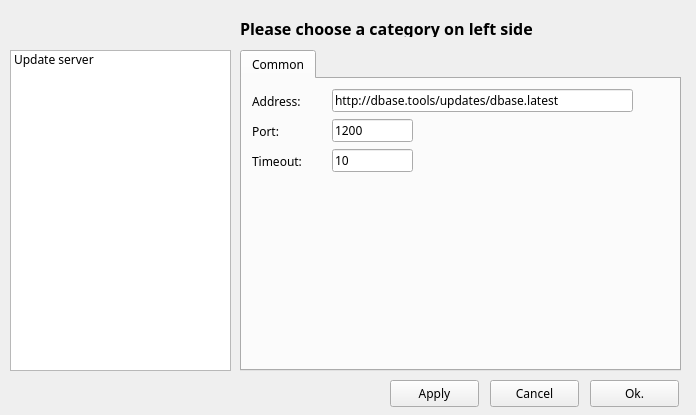
<?xml version="1.0" encoding="UTF-8"?>
<ui version="4.0">
 <class>SettingsWidget</class>
 <widget class="QWidget" name="SettingsWidget">
  <property name="geometry">
   <rect>
    <x>0</x>
    <y>0</y>
    <width>696</width>
    <height>415</height>
   </rect>
  </property>
  <property name="font">
   <font>
    <family>Sans Serif</family>
   </font>
  </property>
  <property name="windowTitle">
   <string>dBase Settings</string>
  </property>
  <widget class="QPushButton" name="pushButton">
   <property name="geometry">
    <rect>
     <x>390</x>
     <y>380</y>
     <width>89</width>
     <height>27</height>
    </rect>
   </property>
   <property name="text">
    <string>Apply</string>
   </property>
  </widget>
  <widget class="QPushButton" name="pushButton_2">
   <property name="geometry">
    <rect>
     <x>490</x>
     <y>380</y>
     <width>89</width>
     <height>27</height>
    </rect>
   </property>
   <property name="text">
    <string>Cancel</string>
   </property>
  </widget>
  <widget class="QPushButton" name="pushButton_3">
   <property name="geometry">
    <rect>
     <x>590</x>
     <y>380</y>
     <width>89</width>
     <height>27</height>
    </rect>
   </property>
   <property name="text">
    <string>Ok.</string>
   </property>
  </widget>
  <widget class="QLabel" name="label">
   <property name="geometry">
    <rect>
     <x>240</x>
     <y>20</y>
     <width>421</width>
     <height>17</height>
    </rect>
   </property>
   <property name="font">
    <font>
     <pointsize>12</pointsize>
     <weight>75</weight>
     <bold>true</bold>
    </font>
   </property>
   <property name="text">
    <string>Please choose a category on left side</string>
   </property>
  </widget>
  <widget class="QListWidget" name="listWidget">
   <property name="geometry">
    <rect>
     <x>10</x>
     <y>50</y>
     <width>221</width>
     <height>321</height>
    </rect>
   </property>
   <item>
    <property name="text">
     <string>Update server</string>
    </property>
   </item>
  </widget>
  <widget class="QTabWidget" name="tabWidget">
   <property name="geometry">
    <rect>
     <x>240</x>
     <y>50</y>
     <width>441</width>
     <height>321</height>
    </rect>
   </property>
   <property name="currentIndex">
    <number>0</number>
   </property>
   <widget class="QWidget" name="tab">
    <attribute name="title">
     <string>Common</string>
    </attribute>
    <widget class="QLabel" name="label_2">
     <property name="geometry">
      <rect>
       <x>10</x>
       <y>14</y>
       <width>64</width>
       <height>17</height>
      </rect>
     </property>
     <property name="text">
      <string>Address:</string>
     </property>
    </widget>
    <widget class="QLineEdit" name="lineEdit">
     <property name="geometry">
      <rect>
       <x>90</x>
       <y>10</y>
       <width>301</width>
       <height>23</height>
      </rect>
     </property>
     <property name="text">
      <string>http://dbase.tools/updates/dbase.latest</string>
     </property>
    </widget>
    <widget class="QLabel" name="label_3">
     <property name="geometry">
      <rect>
       <x>10</x>
       <y>44</y>
       <width>64</width>
       <height>17</height>
      </rect>
     </property>
     <property name="text">
      <string>Port:</string>
     </property>
    </widget>
    <widget class="QLineEdit" name="lineEdit_2">
     <property name="geometry">
      <rect>
       <x>90</x>
       <y>40</y>
       <width>81</width>
       <height>23</height>
      </rect>
     </property>
     <property name="text">
      <string>1200</string>
     </property>
    </widget>
    <widget class="QLineEdit" name="lineEdit_3">
     <property name="geometry">
      <rect>
       <x>90</x>
       <y>70</y>
       <width>81</width>
       <height>23</height>
      </rect>
     </property>
     <property name="text">
      <string>10</string>
     </property>
    </widget>
    <widget class="QLabel" name="label_4">
     <property name="geometry">
      <rect>
       <x>10</x>
       <y>74</y>
       <width>71</width>
       <height>17</height>
      </rect>
     </property>
     <property name="text">
      <string>Timeout:</string>
     </property>
    </widget>
   </widget>
  </widget>
 </widget>
 <resources/>
 <connections>
  <connection>
   <sender>listWidget</sender>
   <signal>clicked(QModelIndex)</signal>
   <receiver>label</receiver>
   <slot>setFocus()</slot>
   <hints>
    <hint type="sourcelabel">
     <x>120</x>
     <y>210</y>
    </hint>
    <hint type="destinationlabel">
     <x>375</x>
     <y>28</y>
    </hint>
   </hints>
  </connection>
  <connection>
   <sender>pushButton_3</sender>
   <signal>clicked(bool)</signal>
   <receiver>SettingsWidget</receiver>
   <slot>close()</slot>
   <hints>
    <hint type="sourcelabel">
     <x>634</x>
     <y>393</y>
    </hint>
    <hint type="destinationlabel">
     <x>347</x>
     <y>207</y>
    </hint>
   </hints>
  </connection>
 </connections>
</ui>
